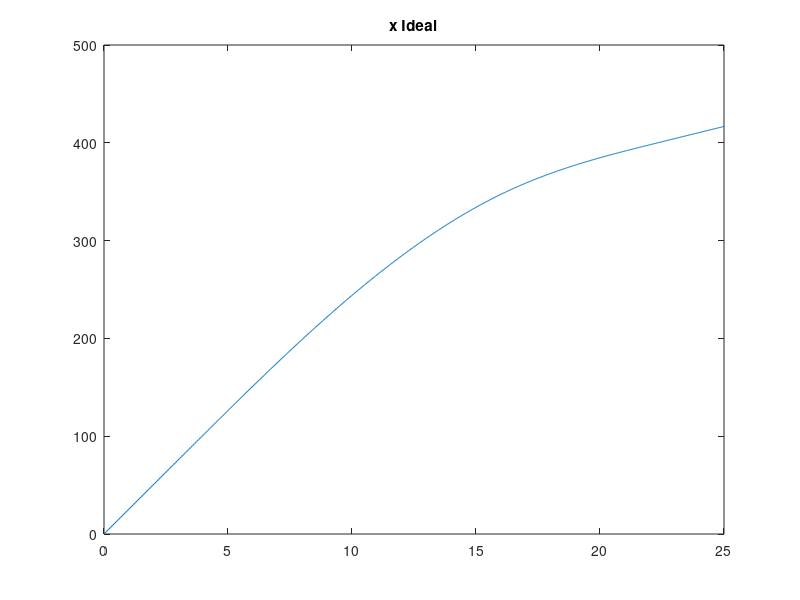
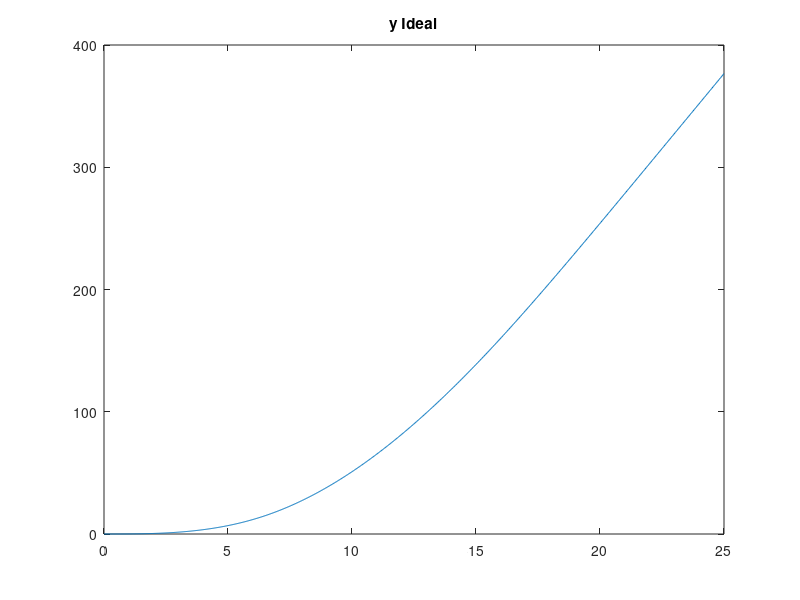
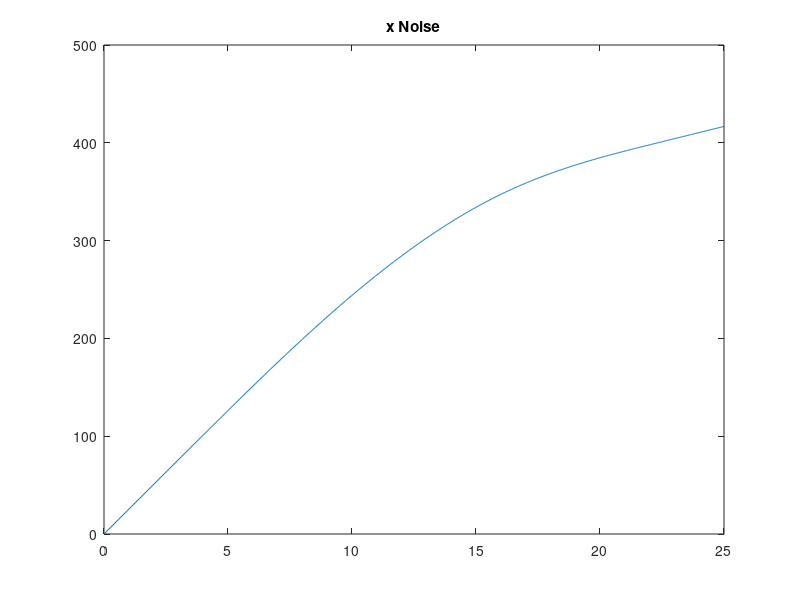

These charts were generated, in order, by the following MATLAB code: (Note: this script raises an error after producing the figures.)
clear; close all; clc
%%%%%%%%%%%%%%%%%%%%%%%%%%%%%%%%%%%%%%%%%%%%%%%%%%%%%%%

%%%%%%%%%%%%%%%%%%%%%%%%%%%%%%%%%%%%%%%%%%%%%%%%%%%%%%%
%GPS DATA
%load('CVF9LatX.mat'); load('CVF9LongY.mat');
%Ideal AASHTO
load('MichXm.mat'); load('MichYm.mat');
%x2 = LatX'; y2 = LongY';   
x2 = xm'; y2 = ym';
x2 = unique(x2); y2 = unique(y2);
x2 = x2(1:numel(y2));
t = linspace(0,25,numel(x2));
figure; plot(t,x2); title('x Ideal')
figure; plot(t,y2); title('y Ideal')
% Added White Noise, and now everything "kinda" works, but not really
x2 = awgn(x2,130,'measured');
figure; plot(t,x2); title('x Noise')

figure; 
xx1 = smooth(t,x2,0.2,'loess');
xx1 = unique(xx1);
t = t(1:numel(xx1));
x2 = xx1';
plot(t,x2); title('x Smooth')

y2 = awgn(y2,130,'measured');
figure; plot(t,y2); title('y Noise')

figure; 
yy2 = smooth(t,y2,0.2,'loess');
yy2 = unique(yy2);
t = t(1:numel(yy2));
y2 = yy2';
plot(t,y2); title('y Smooth')

 
X = [x2',y2'];
[L,R,K] = curvature(X);

K(1,:) = []; K(end,:) = []; L(1,:) = []; L(end,:) = [];
x2(1) = []; x2(end) = []; y2(1) = []; y2(end) = [];
figure; scatter(x2,y2);
xlabel('X Coordinate (m)'); ylabel('Y Coordinate (m)')
title('Raw Road Data')
figure;
h = scatter(x2,y2); grid on; axis equal; set(h,'marker','.');
xlabel('X Coordinate (m)'); ylabel('Y Coordinate (m)')
title('Road with Curvature Vectors')
hold on

quiver(x2',y2',K(:,1),K(:,2)); hold off  
y = sqrt(K(:,1).^2 + K(:,2).^2);
s = L;
figure; plot(s,y)

% Initial Conditions, NEVER repeat them.
x0 = [100 200 300 400 500];
% Curvature Model M.1
M1 = @(x,s) ((x(5)./(x(2)-x(1))).*(s - x(1))).*(heaviside(s-x(1)) - heaviside(s-x(2))) +...
     x(5).*(heaviside(s-x(2))-heaviside(s-x(3))) + ...
( ( x(5)./(x(4)-x(3))).*(-s+x(3))+ x(5) ).*(heaviside(s-x(3)) - heaviside(s-x(4))); 
% Pr.1
fprintf('Pr. 1, Least Squares Min. Has finalized');
options = optimset('Display','off');
x = lsqcurvefit(M1,x0,s(1:end),y,[],[],options)
snew = linspace(s(1),s(end),100); % <--- This defines the 
% size of the "K_vector".
figure; hold on; 
plot(s,y,'bo');
xlabel('S-Segment (m)'); ylabel ('Curvature(m^{-1})');
plot(snew,M1(x,snew),'k-','linewidth',2);
xlim([snew(1), snew(end)+5]);
legend('Data','Fitted Response','location','best'); 
title('Data and Fitted Curve'); grid on

% -------------------------
%Parameters 
global K_temp e g mu U
% Vehicle Only
L = 2.5;  %U = 1.95;
U = 3;
% Road Only
e = 6; mu = 0.3;
% Both
g = 9.81; K_vector = M1(x,snew);
% -------------------------
%Iterative Optimization Routine for Pr.2 given Optimized M.1
for i = 1:length(K_vector)
K_temp = K_vector(i);  
% Objective Function Pr.2
fun = @(x)  x(1) - (53.7*L + U*x(2)^2/g)*K_temp;    
%C.1 (Bounds)
% lb = [-3,25]; 
% ub = [3,60]; 
lb = [-3,25]; % -3 < x1 < 3;
ub = [3,35];  % 55 < x2 < 80; mph
% There are no linear constraints, so set those arguments to |[]|. 
A = [];  b = []; % Linear In-equality Constraints
Aeq = []; beq = [];  % Linear Equality Constraints
%Initial Conditions
x0 = [1/4,1/4];  
%Constraints as an annoynomous function
nonlcon = @EqConstraint;
options = optimoptions('fmincon','Display','off');
Op(i,:) = fmincon(fun,x0,A,b,Aeq,beq,lb,ub,nonlcon,options);  
end
fprintf('Pr. 2 Has finalized \n');
vOpt = Op(:,2);
figure; plot(snew,vOpt,'linewidth',3)
ylim([max(vOpt)-10 max(vOpt)+10])
title('Segment Length vs Velocity Optimized'); grid on
xlabel('S-Segment (m)'); ylabel ('Velocity (m/s)');
figure; plot(M1(x,snew),vOpt)
ylim([max(vOpt)-10 max(vOpt)+10])
title('Curvature vs Velocity Optimized'); grid on;
xlabel('S-Segment (m)'); ylabel ('Curvature(m^{-1})');

% Nonlinear Constaints (Not bounds)
function [c,ceq] = EqConstraint(x)
global K_temp e g mu 
%Pr.2
% Nonlinear Inequality Constraints
c = x(2)^2*K_temp/g - (mu + 0.01*e)/(1-0.01*mu*e);
% Nonlinear Equality Constraints
ceq = [];
end


